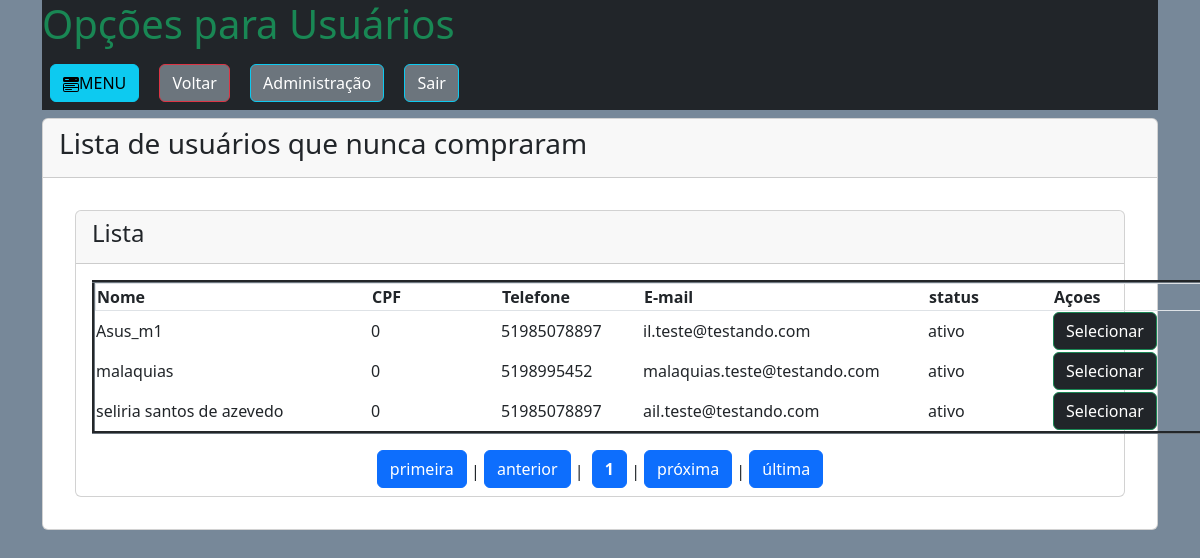
The app's page /administrador/usuarios/us_nunca_cp.php, older data.
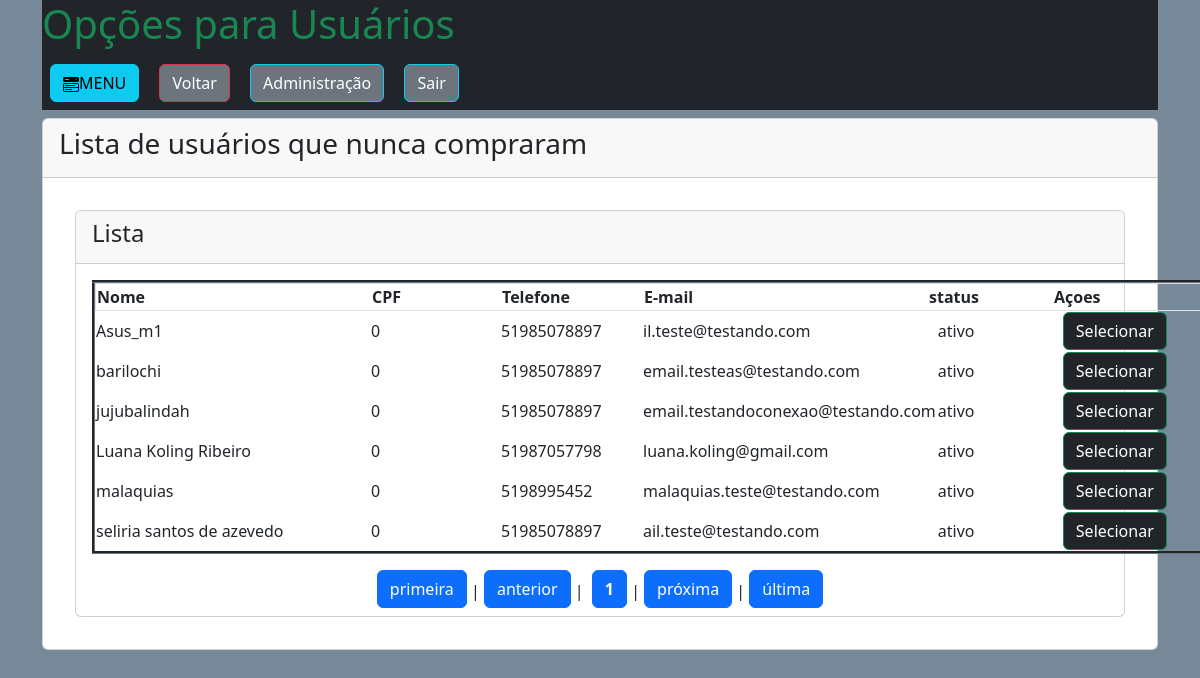
The same page, newer data.
### tables this page shows
CREATE TABLE `usuarios` (
  `id_usuario` int(11) NOT NULL,
  `nome` varchar(150) NOT NULL,
  `CPF` bigint(14) NOT NULL,
  `telefone` bigint(14) NOT NULL,
  `celular` bigint(14) NOT NULL,
  `CEP` int(8) NOT NULL,
  `UF` varchar(30) NOT NULL,
  `cidade` varchar(100) NOT NULL,
  `bairro` varchar(100) NOT NULL,
  `logradouro` varchar(120) NOT NULL,
  `complemento` varchar(60) NOT NULL,
  `email` varchar(100) NOT NULL,
  `senha` varchar(100) NOT NULL,
  `foto` varchar(40) NOT NULL,
  `apelido` varchar(100) NOT NULL,
  `data_entrada` datetime NOT NULL,
  `status` int(1) NOT NULL,
  `administrador` int(1) NOT NULL,
  `token_recupercao` varchar(6) NOT NULL
);

### administrador/usuarios/us_nunca_cp.php (the view, shortened to what this page needs)
<?php
require_once '../../database.php';
?>
<!doctype html>
<html lang="pt-br">
  <head>
    <link href="https://cdn.jsdelivr.net/npm/bootstrap@5.3.3/dist/css/bootstrap.min.css" rel="stylesheet">
	<link rel="stylesheet" href="../../css/modal.css">
</head>
  <body style="background: #778899">
  <div class="container">
				<div class="bg-dark"><h1 class="text-success">
				</h1>
				<button type="button" class="btn btn-info m-2" data-toggle="modal" data-target="#exampleModal">
			MENU
				</button>
				<?php echo '<a class="btn btn-secondary border-danger m-2" href="usuarios.php">Voltar</a>'; ?>
				<a class="btn btn-secondary border-info m-2" href="../menu_admin.php">Administração</a>
				<a href="../../sair.php" class="btn btn-secondary border-info m-2">Sair</a>
				</div>
	<div class="card mt-2">
	<div class="card-header">
	<h3>Lista de usuários que nunca compraram</h3>
	</div>
	<div class="card-body">
<?php
$quantidade_us = 20;
$pagina     = (isset($_GET['pagina'])) ? (int)$_GET['pagina'] : 1;
$inicio     = ($quantidade_us * $pagina) - $quantidade_us;
        $sql_a = "SELECT id_usuario FROM usuarios AS u WHERE NOT EXISTS (SELECT id_usuario FROM compras AS cp WHERE cp.id_usuario = u.id_usuario) ORDER BY nome ASC LIMIT ".$inicio.",".$quantidade_us."";
	$consulta_a = $conexao->query($sql_a);
	$dados = $consulta_a->fetchALL(PDO::FETCH_ASSOC);
    echo '<div class="card m-3">
          <div class="card-header">
              <h4>Lista</h4>
          </div>
          <div class="card-body">';
          if(!empty($dados)){
          echo '<table  border="3" class="border-secondary" style="table-layout: fixed;width:1113px">';
          echo '<thead style="display: block;position: relative;" class="border">';
          echo '<tr>';
          echo '<th width=275>Nome</th><th width=130>CPF</th><th width=142>Telefone</th><th width=285>E-mail</th><th width=125>status</th><th>Açoes</th>';
          echo '</tr>';
          echo '</thead>';
          echo '<tbody style="display: block;  overflow: auto;width: 100%;max-height: 400px;overflow-y: scroll;overflow-x: hidden;">';
           foreach($dados as $d){
                $sql_b = "SELECT * FROM usuarios WHERE id_usuario = '".$d['id_usuario']."'";
		$consulta_b = $conexao->query($sql_b);
		$d_b = $consulta_b->fetch(PDO::FETCH_ASSOC);
	  if($d_b['status'] > 0){ $status = 'ativo'; }else{ $status = 'desativado';}
	  echo '<tr><td width=275>'.$d_b['nome'].'</td><td width=130>'.$d_b['CPF'].'</td><td width=142>'. $d_b['telefone'].'</td><td width=285>'.$d_b['email'].'</td>
	  <td width=125>'.$status.'</td><td><a class="btn btn-dark border-success me-2" href = "us_opcoes.php?id_usuario='.$d_b['id_usuario'].'">Selecionar</a>
	  </td></tr>';
 }
          echo '</tbody>';
           echo '</table>';
          }else{
                 echo '<div class="col-sm-8 mx-auto"><h3 class="alert alert-secondary">Nenhum usuario encontrado...</h3></div>';
          }
    echo '</div>
    ';
$sqlTotal = "SELECT COUNT(id_usuario) AS id FROM usuarios AS u WHERE NOT EXISTS (SELECT id_usuario FROM compras AS cp WHERE cp.id_usuario = u.id_usuario) ORDER BY nome ASC";
$consulta_c = $conexao->query($sqlTotal);
$qrTotal = $consulta_c->fetch(PDO::FETCH_ASSOC);
  $totalPagina= ceil($qrTotal['id']/$quantidade_us);
   $anterior  = (($pagina - 1) == 0) ? 1 : $pagina - 1;
   $posterior = (($pagina+1) >= $totalPagina) ? $totalPagina : $pagina+1;
   echo '<div id="navegacao" align="center">';
        echo '<a  class="btn btn-primary mb-2" href="?pagina=1">primeira</a> | ';
        echo "<a  class='btn btn-primary mb-2' href=\"?pagina=$anterior\">anterior</a> | ";
  echo '<a  class="btn btn-primary mb-2 ms-1" href="?pagina='.$pagina.'"><strong>'.$pagina.'</strong></a>';
     echo " | <a class='btn btn-primary mb-2' href=\"?pagina=$posterior\">próxima</a> | ";
    echo "  <a class='btn btn-primary mb-2' href=\"?pagina=$totalPagina\">última</a>";
  ?>
         </div>
        </div>
</div>

Row changes from the older to the newer data that the page shows:
added usuarios: nome "barilochi", CPF "0", telefone "51985078897", email "email.testeas@testando.com", status "ativo"
added usuarios: nome "jujubalindah", CPF "0", telefone "51985078897", email "email.testandoconexao@testando.com", status "ativo"
added usuarios: nome "Luana Koling Ribeiro", CPF "0", telefone "51987057798", email "luana.koling@gmail.com", status "ativo"
